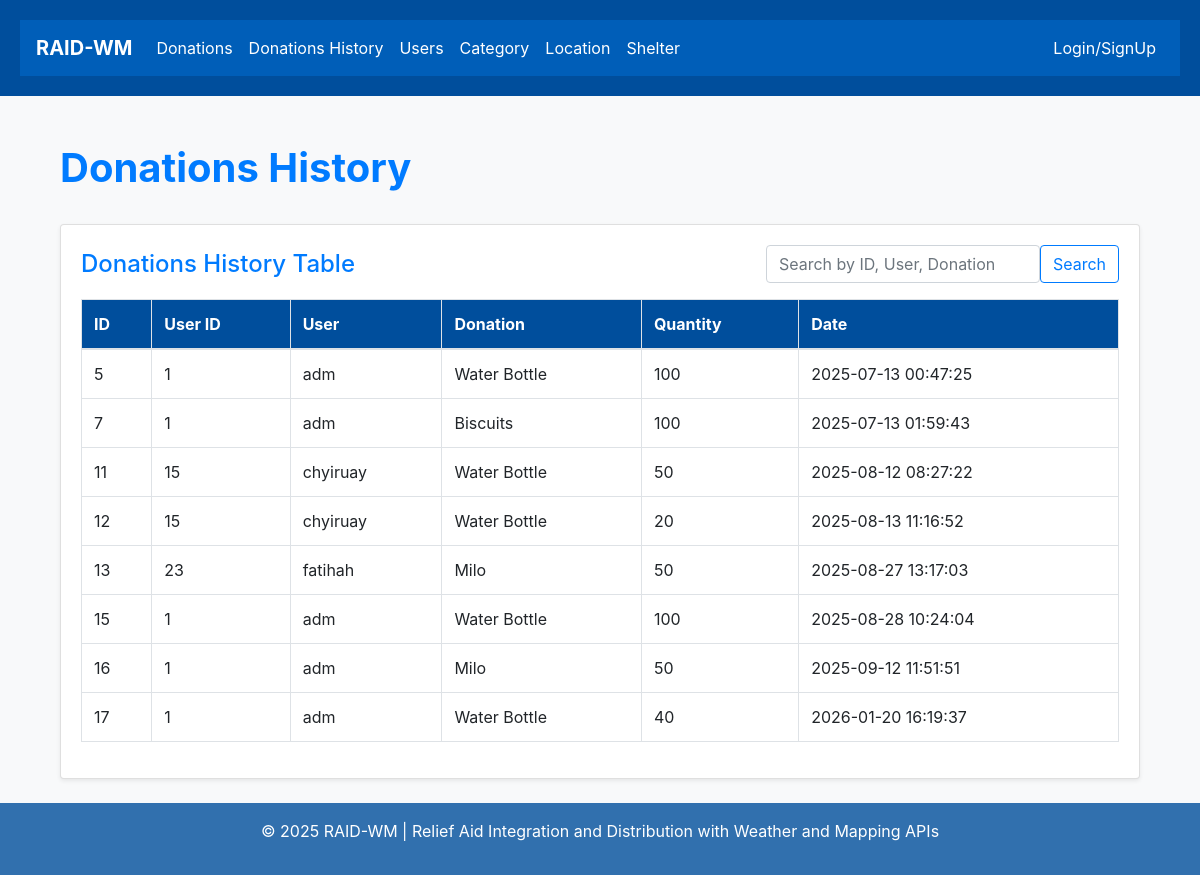
The page /history/ on the database its author committed.
### members/models.py (models this page shows, shortened)
class DonationHistory(models.Model):
    user = models.ForeignKey(get_user_model(), on_delete=models.CASCADE)
    donation = models.ForeignKey(Donation, on_delete=models.CASCADE)
    quantity = models.IntegerField()
    date = models.DateTimeField(auto_now_add=True)

class CustomUser(AbstractUser):
    house_number = models.CharField(max_length=20, blank=True, null=True)
    street_name = models.CharField(max_length=100, blank=True, null=True)
    residential_area = models.CharField(max_length=100, blank=True, null=True)
    postcode = models.CharField(max_length=10, blank=True, null=True)
    city = models.CharField(max_length=100, blank=True, null=True)
    state = models.CharField(max_length=100, blank=True, null=True)
    phone_number = models.CharField(max_length=20, blank=True)
    gender = models.CharField(max_length=10, choices=[('M', 'Male'), ('F', 'Female')], blank=True)
    is_employee = models.BooleanField(default=False)
    email = models.EmailField(unique=True)
    def __str__(self):
      return self.username

class Donation(models.Model):
    donationName = models.CharField(max_length=100)
    donationQuantity = models.IntegerField()
    category = models.ForeignKey(Category, on_delete=models.CASCADE, null=True, blank=True)
    location = models.ForeignKey(Location, on_delete=models.CASCADE, null=True, blank=True)
    def __str__(self):
        return f"{self.donationName}"

### members/views.py (the view)
# urls.py: path('history/', views.donation_history, name='history'),
def donation_history(request):
    query = request.GET.get('q')
    if query:
        historys =DonationHistory.objects.filter(
            Q(id__iexact=query) |
            Q(user__username__icontains=query) |
            Q(donation__donationName__icontains=query)
        )
    else:
        historys = DonationHistory.objects.all()
    return render(request, 'donation/donation_history.html', {
        'historys': historys,
        'query': query,
    })

### members/templates/donation/donation_history.html (shortened to what this page needs)
{% extends "master.html" %}
{% block content %}
<div class="container mt-4">
  <div class="d-flex justify-content-between align-items-center mb-4">
    <h1 class="text-primary font-weight-bold">Donations History</h1>
  </div>
  <div class="card shadow-sm mb-4">
    <div class="card-body">
        <div class="d-flex justify-content-between align-items-center flex-wrap mb-3">
            <h4 class="card-title mb-0 text-primary">Donations History Table</h4>
            <form method="get" action="" class="d-flex">
              <input type="text" name="q" class="form-control me-2" placeholder="Search by ID, User, Donation" value="{{ query|default:'' }}">
              <button type="submit" class="btn btn-outline-primary">Search</button>
            </form>
        </div>
      {% if historys %}
      <div class="table-responsive">
        <table class="table table-bordered table-hover">
          <thead style="background-color: #004e9c; color: white;">
            <tr>
              <th>ID</th>
              <th>User ID</th>
              <th>User</th>
              <th>Donation</th>
              <th>Quantity</th>
              <th>Date</th>
            </tr>
          </thead>
          <tbody>
            {% for donation_history in historys %}
            <tr>
              <td>{{ donation_history.id }}</td>
              <td>{{ donation_history.user.id }}</td>
              <td>{{ donation_history.user}}</td>
              <td>{{ donation_history.donation }}</td>
              <td>{{ donation_history.quantity }}</td>
              <td>{{ donation_history.date|date:"Y-m-d H:i:s" }}</td>
            </tr>
            {% endfor %}
          </tbody>
        </table>
      </div>
      {% else %}
      <div class="alert alert-info mt-3" role="alert">
        No donations history found.
      </div>
      {% endif %}
    </div>
  </div>
</div>
{% endblock %}

### members/templates/master.html (style rules this page uses)
html, body { height: 100%; margin: 0; background-color: #f8f9fa; }

### rows shown on the page
DonationHistory: id "5", user.id "1", user "adm", donation "Water Bottle", quantity "100", date "2025-07-13 00:47:25"
DonationHistory: id "7", user.id "1", user "adm", donation "Biscuits", quantity "100", date "2025-07-13 01:59:43"
DonationHistory: id "11", user.id "15", user "chyiruay", donation "Water Bottle", quantity "50", date "2025-08-12 08:27:22"
DonationHistory: id "12", user.id "15", user "chyiruay", donation "Water Bottle", quantity "20", date "2025-08-13 11:16:52"
DonationHistory: id "13", user.id "23", user "fatihah", donation "Milo", quantity "50", date "2025-08-27 13:17:03"
DonationHistory: id "15", user.id "1", user "adm", donation "Water Bottle", quantity "100", date "2025-08-28 10:24:04"
DonationHistory: id "16", user.id "1", user "adm", donation "Milo", quantity "50", date "2025-09-12 11:51:51"
DonationHistory: id "17", user.id "1", user "adm", donation "Water Bottle", quantity "40", date "2026-01-20 16:19:37"
